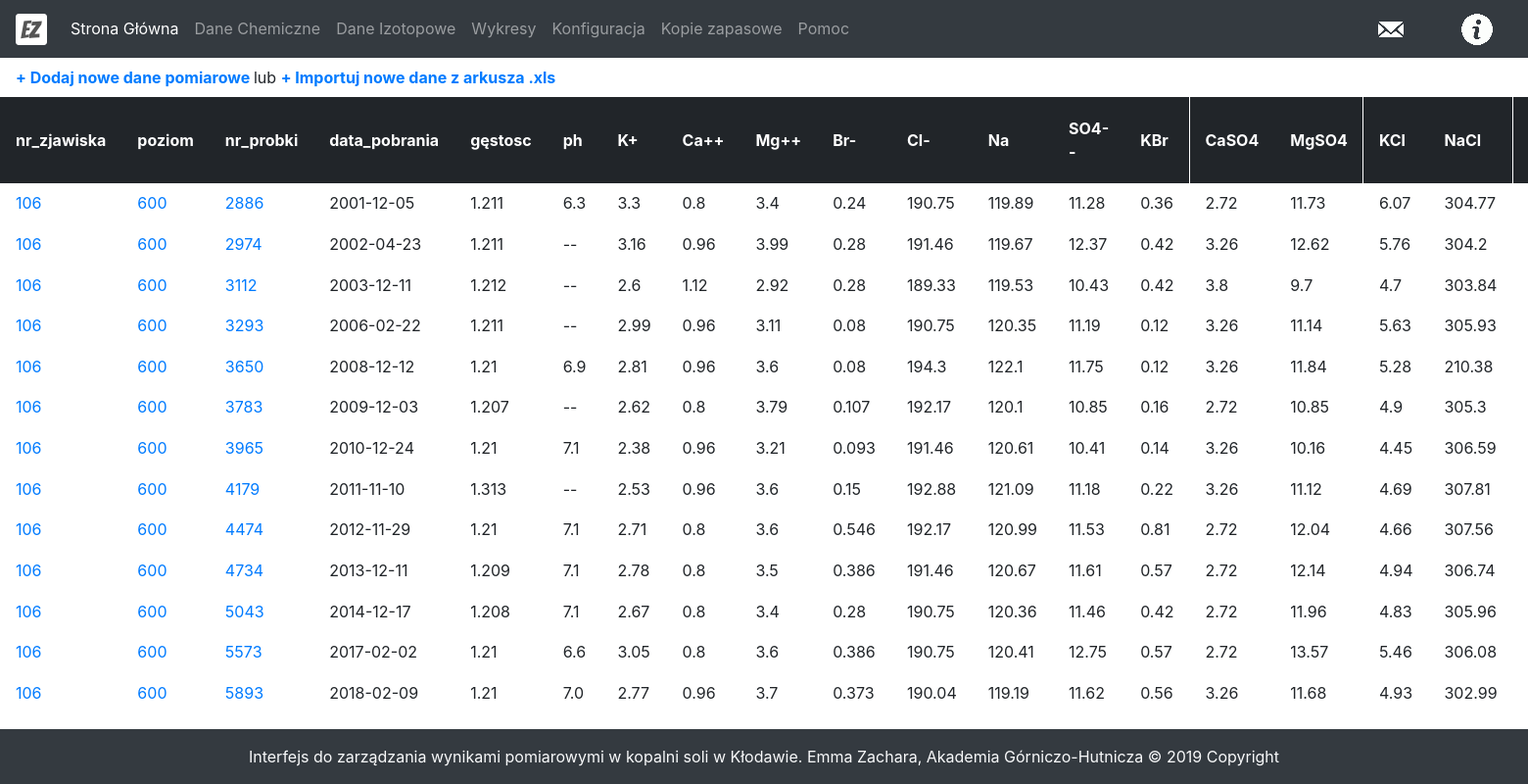
/event/106, run on the app's committed database.
### tables this page shows
CREATE TABLE results(
  id INTEGER PRIMARY KEY AUTOINCREMENT,
  nr_zjawiska INTEGER NULL,
  poziom INTEGER NULL,
  nr_probki INTEGER NULL,
  data_pobrania TEXT NULL,
  gestosc REAL NULL,
  ph REAL NULL,
  K REAL NULL,
  Ca REAL NULL,
  Mg REAL NULL,
  Br REAL NULL,
  Cl REAL NULL,
  CaO REAL NULL,
  MgO REAL NULL,
  SO3 REAL NULL,
  SO4 REAL NULL,
  KBr REAL NULL,
  CaSO4 REAL NULL,
  MgSO4 REAL NULL,
  KCl REAL NULL,
  NaCl REAL NULL,
  CaCl2 REAL NULL,
  MgCl2 REAL NULL,
  NaBr REAL NULL
, stezenie_roztworu_z_soli TEXT, stezenie_roztworu_z_jonow TEXT, stezenie_roztworu_w_h2o_z_soli TEXT, stezenie_roztoworu_w_h2o_z_jonow TEXT, stezenie_ca_mg_w_h2o_z_soli TEXT, steznie_na_k_w_h2o_z_soli TEXT, steznie_na_k_ca_mg_w_h2o_z_soli TEXT, poprawka_na_tlen_z_soli TEXT, poprawka_na_tlen_z_jonow TEXT, poprawka_na_deuter_z_soli TEXT, poprawka_na_deuter_z_jonow TEXT, Na REAL);

### main.py (the view)
@app.route('/event/<int:event>')
def samplesByEvent(event):
    config = configparser.ConfigParser()
    config.read('config.ini')
    config = config['SAMPLE']
    samples = getSamplesByEvent(event)
    convertNulls(samples)
    return render_template('sample.html', samples=samples, config=config)

### dbUtils.py (called while the page is built)
def dict_factory(cursor, row):
    d = OrderedDict()
    for idx, col in enumerate(cursor.description):
        d[col[0]] = row[idx]
    return d

def getSamplesByEvent(event):
    conn = sqlite3.connect('data.db')
    cursor = conn.cursor()
    query = 'select * from results where nr_zjawiska={0} order by data_pobrania'.format(event)
    samples = []
    for row in cursor.execute(query):
        sample = dict_factory(cursor, row)
        samples.append(sample)
    conn.close()
    return samples

def convertNulls(sampleList, character='--'):
    for index, sample in enumerate(sampleList):
        for key, value in sample.items():
            if value==None:
                sampleList[index][key]=character

### templates/sample.html (shortened to what this page needs)
{% extends 'layout.html' %}
{% block body %}
	<div>
		<table>
			<tr>
				  <td><a href="/addSample"> <b>+ Dodaj nowe dane pomiarowe </b></a> lub <a href="/import"><b> + Importuj nowe dane z arkusza .xls</b></a> </td>
			</tr>
		</table>
		<table class="tableFixHead" id="sampleTable">
  			<thead class="thead-dark">
  			  <tr>
				  <th scope="col" onclick="sortTable(0)" class="nr_zjawiska">nr_zjawiska</th>
				  <th scope="col" onclick="sortTable(1)" class="poziom">poziom</th>
				  <th scope="col" onclick="sortTable(2)" class="nr_probki">nr_probki</th>
				  <th scope="col" onclick="sortTable(3)" class="data_pobrania">data_pobrania</th>
				  <th scope="col" onclick="sortTable(4)" class="gestosc">gęstosc</th>
				  <th scope="col" onclick="sortTable(5)" class="ph">ph</th>
				  <th scope="col" onclick="sortTable(6)" class="k">K+</th>
				  <th scope="col" onclick="sortTable(7)" class="ca">Ca++</th>
				  <th scope="col" onclick="sortTable(8)" class="mg">Mg++</th>
				  <th scope="col" onclick="sortTable(9)" class="br">Br-</th>
				  <th scope="col" onclick="sortTable(10)" class="cl">Cl-</th>
				  <th scope="col" onclick="sortTable(11)" class="Na">Na</th>
				  <th scope="col" onclick="sortTable(15)" class="so4">SO4--</th>
				  <th scope="col" onclick="sortTable(16)" class="kbr">KBr</th>
				  <th scope="col" onclick="sortTable(17)" class="caso4">CaSO4</th>
				  <th scope="col" onclick="sortTable(18)" class="mgso4">MgSO4</th>
				  <th scope="col" onclick="sortTable(19)" class="kcl">KCl</th>
				  <th scope="col" onclick="sortTable(20)" class="nacl">NaCl</th>
				  <th scope="col" onclick="sortTable(21)" class="cacl2">CaCl2</th>
  			  </tr>
  			</thead>
  			<tbody>
			  {% for sample in samples %}
  			  <tr>
				  <td class="nr_zjawiska"><a href="/event/{{sample.nr_zjawiska}}">{{sample.nr_zjawiska}}</a></td>
				  <td class="poziom"><a href="/level/{{sample.poziom}}">{{sample.poziom}}</a></td>
				  <td class="nr_probki"><a href="/sample/{{sample.id}}">{{sample.nr_probki}}</a></td>
				  <td class="data_pobrania">{{sample.data_pobrania}}</td>
				  <td class="gestosc">{{sample.gestosc}}</td>
				  <td class="ph">{{sample.ph}}</td>
				  <td class="k">{{sample.K}}</td>
				  <td class="ca">{{sample.Ca}}</td>
				  <td class="mg">{{sample.Mg}}</td>
				  <td class="br">{{sample.Br}}</td>
				  <td class="cl">{{sample.Cl}}</td>
				  <td class="na">{{sample.Na}}</td>
				  <td class="so4">{{sample.SO4}}</td>
				  <td class="kbr">{{sample.KBr}}</td>
				  <td class="caso4">{{sample.CaSO4}}</td>
				  <td class="mgso4">{{sample.MgSO4}}</td>
				  <td class="kcl">{{sample.KCl}}</td>
				  <td class="nacl">{{sample.NaCl}}</td>
				  <td class="cacl2">{{sample.CaCl2}}</td>
  			  </tr>
			  {% endfor %}
  			</tbody>
		</table>
	</div>
{% endblock %}

### templates/layout.html (shortened to what this page needs)
<!DOCTYPE html>
<html lang="zxx" class="no-js" style="height: 100%; margin: 0;">
	<head>
		<link rel="stylesheet" href="{{ url_for('static', filename = 'bootstrap.min.css') }}">
		<link rel="stylesheet" href="{{ url_for('static', filename = 'style.css') }}">
	</head>
	<body style="height:100%">
    <div class="wrapper" style="min-height:100%; margin-bottom: -56px; ">
    <nav class="navbar navbar-expand-lg navbar-dark bg-dark">
      <a class="navbar-brand" href="#"><img src="{{ url_for('static', filename='favicon-32x32.png') }}"></a>
      <div class="collapse navbar-collapse" id="navbarNavDropdown">
        <ul class="navbar-nav">
          <li class="nav-item active">
            <a class="nav-link" href="/">Strona Główna <span class="sr-only">(current)</span></a>
          </li>
          <li class="nav-item">
            <a class="nav-link" href="/samples">Dane Chemiczne</a>
          </li>
          <li class="nav-item">
            <a class="nav-link" href="/isotopes">Dane Izotopowe</a>
          </li>
          <li class="nav-item">
            <a class="nav-link" href="/charts">Wykresy</a>
          </li>
          <li class="nav-item">
            <a class="nav-link" href="/editConfig">Konfiguracja</a>
          </li>
          <li class="nav-item">
            <a class="nav-link" href="/backup">Kopie zapasowe</a>
          </li>
          <li class="nav-item">
            <a class="nav-link" href="/help">Pomoc</a>
          </li>
        </ul>
      </div>
      <div class="collapse navbar-collapse" id="navbarNavDropdown" style="position: absolute; left: auto; right: 0;">
        <ul class="navbar-nav">
          <li class="nav-item">
            <a class="navbar-brand" href="mailto: emma.zachara@gmail.com"><img src="{{ url_for('static', filename='mail-icon-32x32.png') }}" style="margin-right: 20px; margin-left: 20px;"></a>
          </li>
          <li class="nav-item">
            <a class="navbar-brand" href="/info"><img src="{{ url_for('static', filename='info-icon-32.png') }}" style="margin-right: 20px; margin-left: 20px"></a>
          </li>
        </ul>
      </div>
    </nav>
    {% block body %}{% endblock %}
        <div class="push" style="height: 56px"></div>
    </div>
    <footer class="page-footer font-small dark bg-dark text-light bottom" style="height: 56px">
      <div class="footer-copyright text-center py-3 dark bg-dark">
          Interfejs do zarządzania wynikami pomiarowymi w kopalni soli w Kłodawie.
          Emma Zachara, Akademia Górniczo-Hutnicza © 2019 Copyright
      </div>
    </footer>
    </body>
</html>

### static/style.css (style rules this page uses)
.tableFixHead { overflow-y: auto; height: 100px; }
.tableFixHead th { position: sticky; top: 0; }
table { border-collapse: collapse; width: 100%; }
th, td { padding: 8px 16px; }
th { color: #fff; background-color: #212529; border-color: #32383e; }

### data on the page
results: nr_zjawiska "106", poziom "600", nr_probki "2886", data_pobrania "2001-12-05", gestosc "1.211", ph "6.3", K "3.3", Ca "0.8", Mg "3.4", Br "0.24", Cl "190.75", Na "119.89", SO4 "11.28", KBr "0.36", CaSO4 "2.72", MgSO4 "11.73", KCl "6.07", NaCl "304.77"
results: nr_zjawiska "106", poziom "600", nr_probki "2974", data_pobrania "2002-04-23", gestosc "1.211", ph "--", K "3.16", Ca "0.96", Mg "3.99", Br "0.28", Cl "191.46", Na "119.67", SO4 "12.37", KBr "0.42", CaSO4 "3.26", MgSO4 "12.62", KCl "5.76", NaCl "304.2"
results: nr_zjawiska "106", poziom "600", nr_probki "3112", data_pobrania "2003-12-11", gestosc "1.212", ph "--", K "2.6", Ca "1.12", Mg "2.92", Br "0.28", Cl "189.33", Na "119.53", SO4 "10.43", KBr "0.42", CaSO4 "3.8", MgSO4 "9.7", KCl "4.7", NaCl "303.84"
results: nr_zjawiska "106", poziom "600", nr_probki "3293", data_pobrania "2006-02-22", gestosc "1.211", ph "--", K "2.99", Ca "0.96", Mg "3.11", Br "0.08", Cl "190.75", Na "120.35", SO4 "11.19", KBr "0.12", CaSO4 "3.26", MgSO4 "11.14", KCl "5.63", NaCl "305.93"
results: nr_zjawiska "106", poziom "600", nr_probki "3650", data_pobrania "2008-12-12", gestosc "1.21", ph "6.9", K "2.81", Ca "0.96", Mg "3.6", Br "0.08", Cl "194.3", Na "122.1", SO4 "11.75", KBr "0.12", CaSO4 "3.26", MgSO4 "11.84", KCl "5.28", NaCl "210.38"
results: nr_zjawiska "106", poziom "600", nr_probki "3783", data_pobrania "2009-12-03", gestosc "1.207", ph "--", K "2.62", Ca "0.8", Mg "3.79", Br "0.107", Cl "192.17", Na "120.1", SO4 "10.85", KBr "0.16", CaSO4 "2.72", MgSO4 "10.85", KCl "4.9", NaCl "305.3"
results: nr_zjawiska "106", poziom "600", nr_probki "3965", data_pobrania "2010-12-24", gestosc "1.21", ph "7.1", K "2.38", Ca "0.96", Mg "3.21", Br "0.093", Cl "191.46", Na "120.61", SO4 "10.41", KBr "0.14", CaSO4 "3.26", MgSO4 "10.16", KCl "4.45", NaCl "306.59"
results: nr_zjawiska "106", poziom "600", nr_probki "4179", data_pobrania "2011-11-10", gestosc "1.313", ph "--", K "2.53", Ca "0.96", Mg "3.6", Br "0.15", Cl "192.88", Na "121.09", SO4 "11.18", KBr "0.22", CaSO4 "3.26", MgSO4 "11.12", KCl "4.69", NaCl "307.81"
results: nr_zjawiska "106", poziom "600", nr_probki "4474", data_pobrania "2012-11-29", gestosc "1.21", ph "7.1", K "2.71", Ca "0.8", Mg "3.6", Br "0.546", Cl "192.17", Na "120.99", SO4 "11.53", KBr "0.81", CaSO4 "2.72", MgSO4 "12.04", KCl "4.66", NaCl "307.56"
results: nr_zjawiska "106", poziom "600", nr_probki "4734", data_pobrania "2013-12-11", gestosc "1.209", ph "7.1", K "2.78", Ca "0.8", Mg "3.5", Br "0.386", Cl "191.46", Na "120.67", SO4 "11.61", KBr "0.57", CaSO4 "2.72", MgSO4 "12.14", KCl "4.94", NaCl "306.74"
results: nr_zjawiska "106", poziom "600", nr_probki "5043", data_pobrania "2014-12-17", gestosc "1.208", ph "7.1", K "2.67", Ca "0.8", Mg "3.4", Br "0.28", Cl "190.75", Na "120.36", SO4 "11.46", KBr "0.42", CaSO4 "2.72", MgSO4 "11.96", KCl "4.83", NaCl "305.96"
results: nr_zjawiska "106", poziom "600", nr_probki "5573", data_pobrania "2017-02-02", gestosc "1.21", ph "6.6", K "3.05", Ca "0.8", Mg "3.6", Br "0.386", Cl "190.75", Na "120.41", SO4 "12.75", KBr "0.57", CaSO4 "2.72", MgSO4 "13.57", KCl "5.46", NaCl "306.08"
results: nr_zjawiska "106", poziom "600", nr_probki "5893", data_pobrania "2018-02-09", gestosc "1.21", ph "7.0", K "2.77", Ca "0.96", Mg "3.7", Br "0.373", Cl "190.04", Na "119.19", SO4 "11.62", KBr "0.56", CaSO4 "3.26", MgSO4 "11.68", KCl "4.93", NaCl "302.99"
